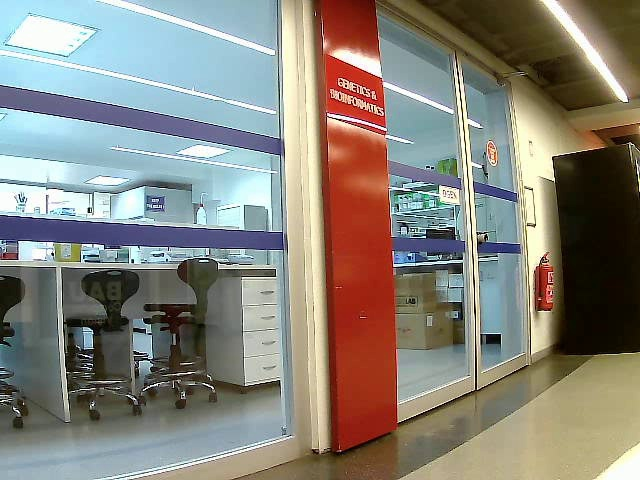
#> input picture imgs/labc1_2.jpg, 640 x 480 px, found by its file name
$ python Process.py
#> lines starting #> are read from the running program, lines starting #| are printed output that depends on the picture; after the words box and inside, x2 and y2 are one past the last pixel; in counts of white or black regions, pixels touching at a corner belong together
from matplotlib import pyplot as plt
import cv2 as cv
import numpy as np
from stitching.feature_detector import FeatureDetector


def plot_image(img, figsize_in_inches=(5, 5)):
    fig, ax = plt.subplots(figsize=figsize_in_inches)
    ax.imshow(cv.cvtColor(img, cv.COLOR_BGR2RGB))
    plt.show()


def plot_images(imgs, figsize_in_inches=(5, 5)):
    fig, axs = plt.subplots(1, len(imgs), figsize=figsize_in_inches)
    for col, img in enumerate(imgs):
        axs[col].imshow(cv.cvtColor(img, cv.COLOR_BGR2RGB))
    plt.show()


if __name__ == "__main__":
    weir_imgs = ['./imgs/labc1_2.jpg']
    origin_img = cv.imread(weir_imgs[0])
#> origin_img is the input picture: shape (480, 640, 3); mean B, G, R 123.8, 132.7, 136
    median_blur = cv.medianBlur(origin_img, 3)
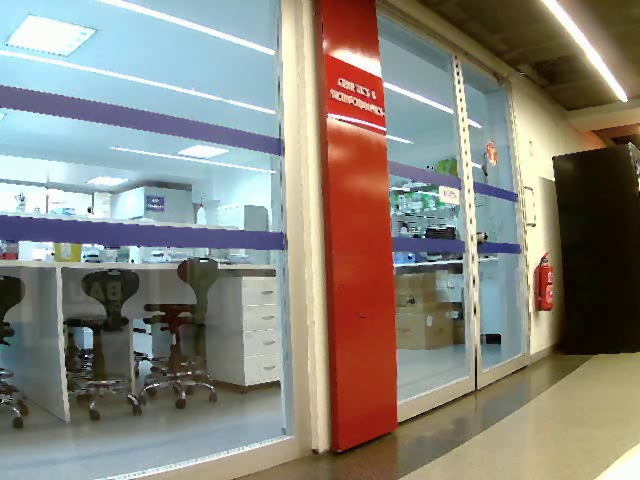
#> median_blur: shape (480, 640, 3); mean B, G, R 125, 133.9, 137.1

    gray_img = cv.cvtColor(median_blur, cv.COLOR_BGR2GRAY)
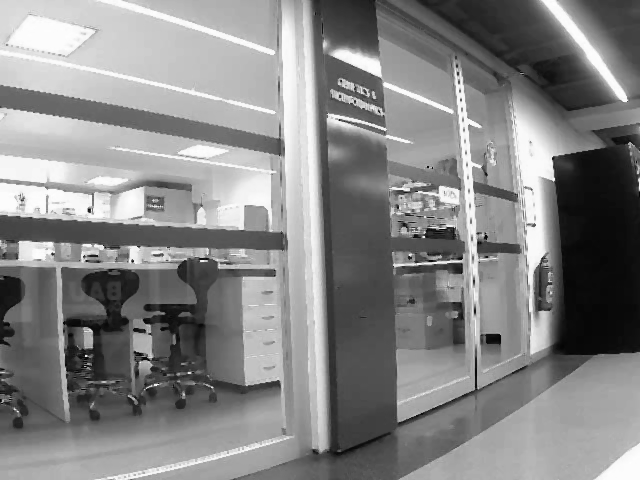
#> gray_img: shape (480, 640); min 2, max 254, mean 133.8
    ret, thresh = cv.threshold(
        gray_img, 0, 255, cv.THRESH_BINARY+cv.THRESH_OTSU)
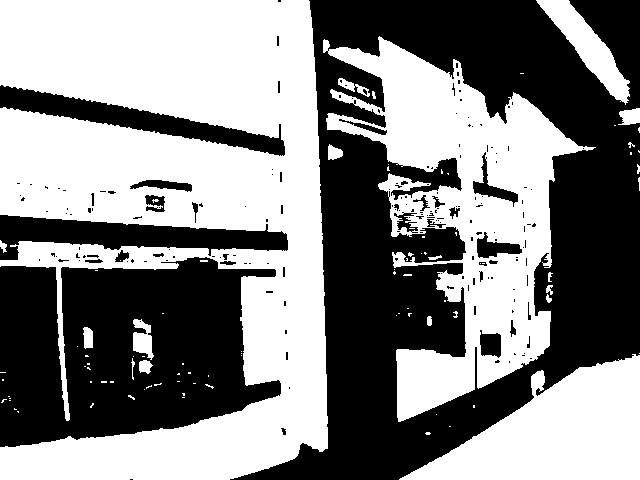
#> thresh: shape (480, 640); 52.3% white; 187 black regions (151 under 20 px), largest, box (x1, y1, x2, y2) and area: (230, 0, 640, 480) 90906, (0, 257, 281, 447) 39341, (0, 215, 288, 260) 6575
#> ret = 131

#> (the run stopped early here; a loop or call above may not have finished)

$ run again, with imgs/labc2_2.jpg copied over imgs/labc1_2.jpg
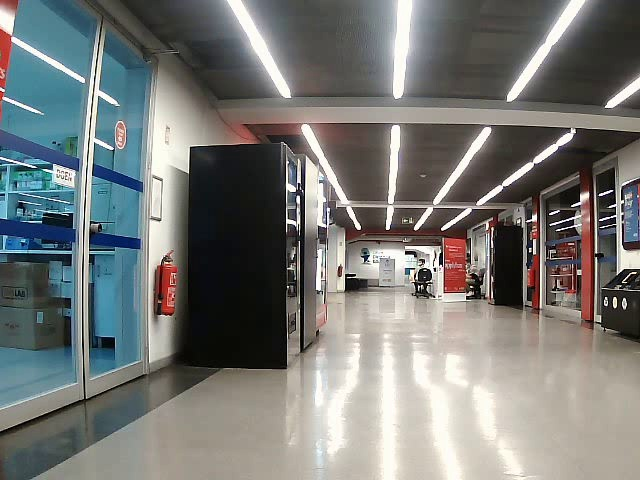
#> input picture imgs/labc2_2.jpg, 640 x 480 px, found by its file name
#> origin_img is the input picture: shape (480, 640, 3); mean B, G, R 118.7, 121.1, 119.5
#> `gray_img = cv.cvtColor(median_blur, cv.COLOR_BGR2GRAY)`:
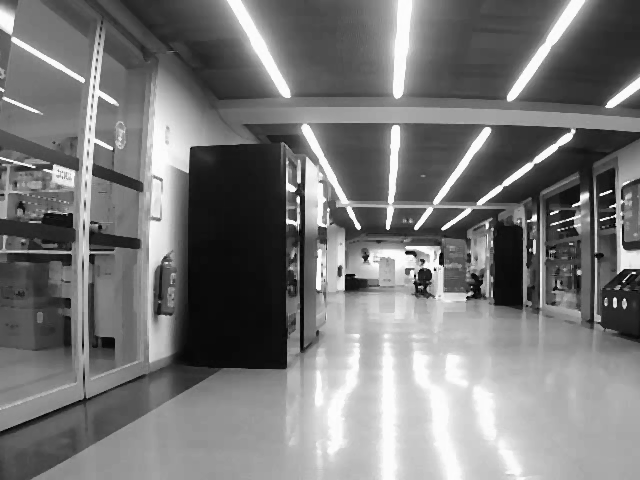
#> gray_img: shape (480, 640); min 2, max 254, mean 120.5
#> `ret, thresh = cv.threshold( gray_img, 0, 255, cv.THRESH_BINARY+cv.THRE..`:
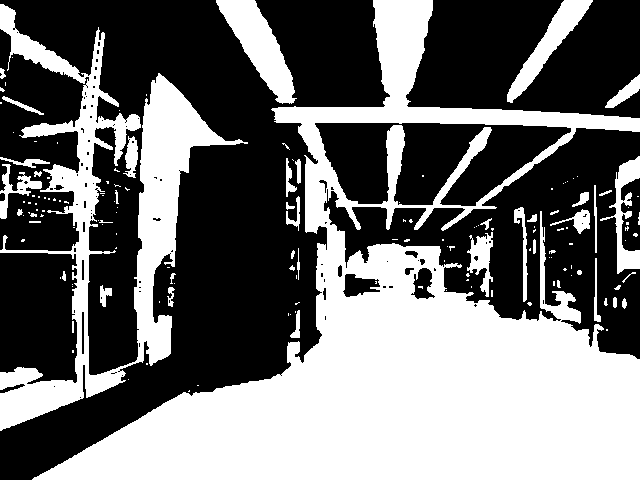
#> thresh: shape (480, 640); 43.8% white; 155 white regions (108 under 20 px), largest, box (x1, y1, x2, y2) and area: (32, 0, 640, 480) 97492, (0, 4, 248, 431) 23817, (216, 0, 297, 104) 3445
#> ret = 127
